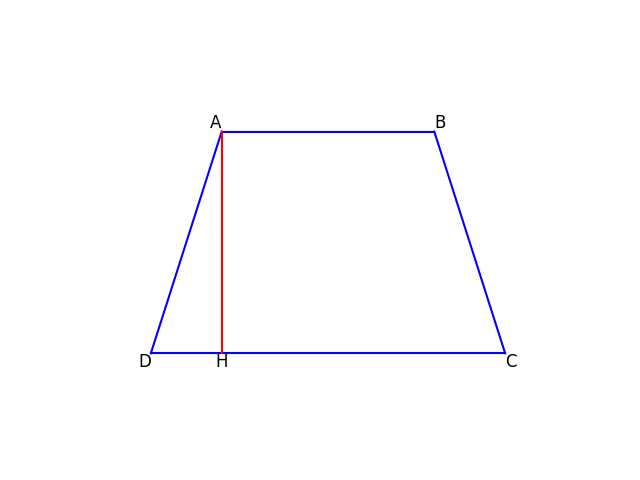

The script that drew this image:
import matplotlib.pyplot as plt
import numpy as np

# Define the points for the trapezoid
A = np.array([1, 3])
B = np.array([4, 3])
C = np.array([5, 0])
D = np.array([0, 0])

# Calculate the projection of A onto line CD to find H (the foot of the altitude)
CD = C - D
CA = A - C
proj_length = np.dot(CA, CD) / np.dot(CD, CD)
H = C + proj_length * CD

# Create a figure and axis
fig, ax = plt.subplots()

# Plot the trapezoid sides
ax.plot([A[0], B[0]], [A[1], B[1]], 'b-')
ax.plot([B[0], C[0]], [B[1], C[1]], 'b-')
ax.plot([C[0], D[0]], [C[1], D[1]], 'b-')
ax.plot([D[0], A[0]], [D[1], A[1]], 'b-')

# Plot the altitude
ax.plot([A[0], H[0]], [A[1], H[1]], 'r-')

# Add labels to the vertices
ax.text(A[0], A[1], 'A', fontsize=12, verticalalignment='bottom', horizontalalignment='right')
ax.text(B[0], B[1], 'B', fontsize=12, verticalalignment='bottom', horizontalalignment='left')
ax.text(C[0], C[1], 'C', fontsize=12, verticalalignment='top', horizontalalignment='left')
ax.text(D[0], D[1], 'D', fontsize=12, verticalalignment='top', horizontalalignment='right')
ax.text(H[0], H[1], 'H', fontsize=12, verticalalignment='top', horizontalalignment='center')

# Set limits for better visibility
ax.set_xlim(-1, 6)
ax.set_ylim(-1, 4)

# Hide ticks
ax.set_xticks([])
ax.set_yticks([])


# Show plot
plt.box(False)
plt.show()
